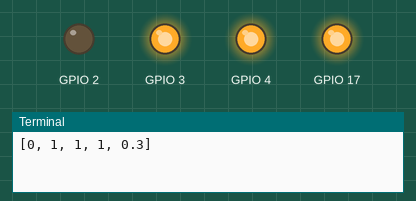
Simulated run of this program. Board: Raspberry Pi (BCM pin numbers). On the bench: output pins drawn as LEDs (lit = HIGH), the last lines printed to the terminal.

Above: at 0.15 s.
At 0.45 s:
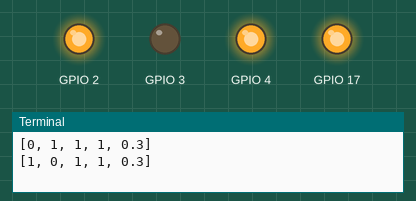
At 2.15 s:
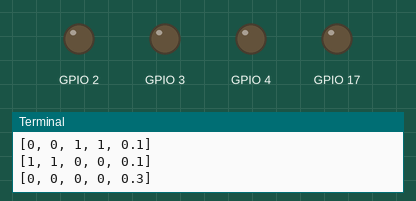
At 3.55 s:
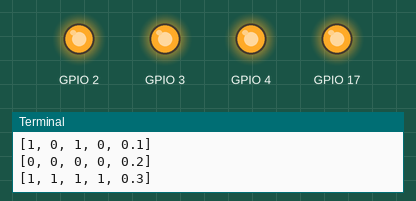
At 4.8 s:
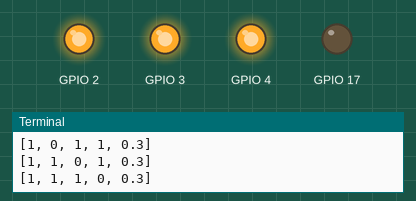
At 8.16 s:
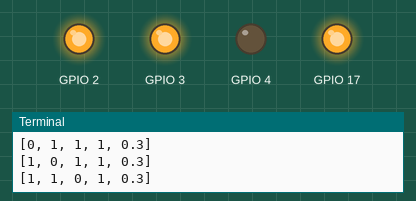
Timing chart, 0 to 8.5 s (numbered marks = the images above):
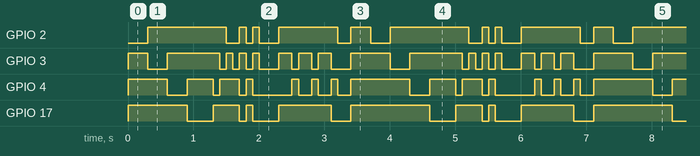

The program:

gpo_led.py
```python
# sincinteria
import RPi.GPIO as GPIO
from time import sleep

GPIO.setmode(GPIO.BCM)
GPIO.setup(2, GPIO.OUT)
GPIO.setup(3, GPIO.OUT)
GPIO.setup(4, GPIO.OUT)
GPIO.setup(17, GPIO.OUT) #SETUP GPIO

array =[
[0,1,1,1,0.3], #0-LED_ON,1-LED_OFF, 0.3 ms DELAY
[1,0,1,1,0.3],
[1,1,0,1,0.3],
[1,1,1,0,0.3],
[1,1,1,0,0.1],
[1,1,0,1,0.1],
[1,0,1,1,0.1],
[0,1,1,1,0.1],
[0,0,1,1,0.1],
[1,1,0,0,0.1],
[0,0,1,1,0.1],
[1,1,0,0,0.1],
[0,0,0,0,0.3],
[1,1,0,1,0.2],
[1,0,1,1,0.1],
[1,1,0,1,0.2],
[1,0,1,1,0.1],
[1,1,0,1,0.2],
[1,0,1,0,0.1],
[0,0,0,0,0.2],
[1,1,1,1,0.3]
]

try:
    while True:                     #repeat until Ctrl+c
     for i in range(len(array)):
        GPIO.output(2, array[i][0]) #2,3,4,17-number GPIO
        GPIO.output(3, array[i][1])
        GPIO.output(4, array[i][2])
        GPIO.output(17,array[i][3])
        print (array[i]) #comment this line after test done
        sleep(array[i][4])

except KeyboardInterrupt:
    GPIO.cleanup()
```

Measured:
- by itself, GPIO 17: repeats every 3.7 s: LOW 0.40 s, HIGH 0.40 s, LOW 0.10 s, HIGH 0.10 s, LOW 0.40 s, HIGH 0.80 s, LOW 0.30 s, HIGH 1.2 s
- by itself, GPIO 2: repeats every 3.7 s: LOW 0.20 s, HIGH 0.10 s, LOW 0.10 s, HIGH 0.10 s, LOW 0.30 s, HIGH 0.90 s, LOW 0.20 s, HIGH 0.30 s, LOW 0.30 s, HIGH 1.2 s
- by itself, GPIO 4: repeats every 3.7 s: LOW 0.30 s, HIGH 0.40 s, LOW 0.10 s, HIGH 0.30 s, LOW 0.10 s, HIGH 0.10 s, LOW 0.60 s, 3 × (HIGH 0.10 s, LOW 0.20 s), HIGH 0.90 s
